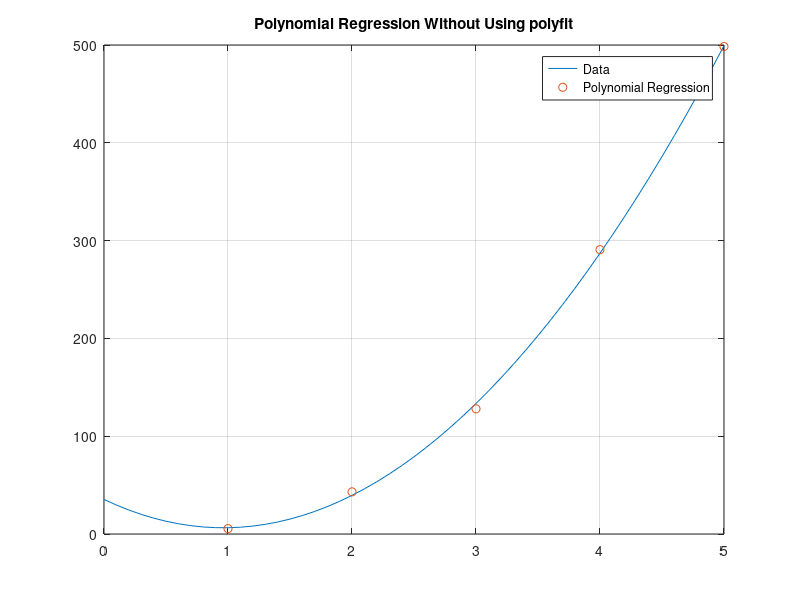

Write MATLAB code to recreate this figure.
%% PRACTICE 5.5. Polynomial regression without using predefined functions.

close all; clear all; clc;
% Measures of y in the time t:
t = [1 2 3 4 5]'; 
y = [5.5 43.1 128 290.7 498.4]';
% Polynomial Regression:
X = [ones(size(t))  t  t.^2 t.^3]
% Solution using the backslash operator:
a = X\y
% Now evaluate at a finer series of points:
T = (0:0.1:5)';
Y = [ones(size(T))  T  T.^2 T.^3]*a;
plot(T,Y,'-',t,y,'o')
title('Polynomial Regression Without Using polyfit'), legend('Data','Polynomial Regression'), grid on
